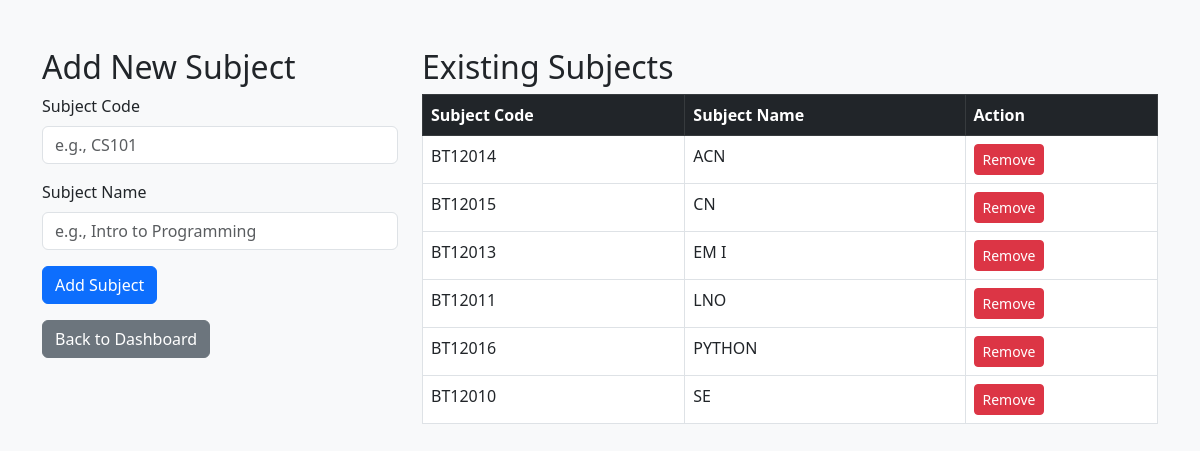
Screenshot of /admin/manage_subjects (signed in) with the database file from the repository.
### tables this page shows
CREATE TABLE subjects (
        subject_id INTEGER PRIMARY KEY AUTOINCREMENT,
        subject_code TEXT UNIQUE NOT NULL,
        subject_name TEXT NOT NULL
    );

### admin.py (the view, shortened to what this page needs)
@admin_bp.route("/manage_subjects", methods=["GET", "POST"])
@login_required
def admin_manage_subjects():
    subjects = get_all_subjects()
    return render_template("manage_subjects.html", subjects=subjects)

### admin.py (called while the page is built)
def login_required(f):
    from functools import wraps
    @wraps(f)
    def decorated(*args, **kwargs):
        if "user_type" not in session or session["user_type"] != "admin":
            return redirect(url_for("auth.login"))
        return f(*args, **kwargs)
    return decorated

### db.py (called while the page is built)
def get_db_connection():
    conn = sqlite3.connect(DB_NAME)
    conn.row_factory = sqlite3.Row
    return conn

### models.py (called while the page is built)
def get_all_subjects():
    conn = get_db_connection()
    cur = conn.cursor()
    cur.execute("SELECT * FROM subjects ORDER BY subject_name")
    subjects = cur.fetchall()
    conn.close()
    return subjects

### templates/manage_subjects.html (shortened to what this page needs)
<!DOCTYPE html>
<html lang="en">
<head>
    <link href="https://cdn.jsdelivr.net/npm/bootstrap@5.3.0/dist/css/bootstrap.min.css" rel="stylesheet">
</head>
<body class="bg-light">
<div class="container mt-5">
    <div class="row">
        <div class="col-md-4">
            <h2>Add New Subject</h2>
            <form method="post" action="{{ url_for('admin.admin_manage_subjects') }}">
                <div class="mb-3">
                    <label class="form-label">Subject Code</label>
                    <input type="text" name="subject_code" class="form-control" placeholder="e.g., CS101" required>
                </div>
                <div class="mb-3">
                    <label class="form-label">Subject Name</label>
                    <input type="text" name="subject_name" class="form-control" placeholder="e.g., Intro to Programming" required>
                </div>
                <button type="submit" class="btn btn-primary">Add Subject</button>
            </form>
            <a href="{{ url_for('admin.admin_dashboard') }}" class="btn btn-secondary mt-3">Back to Dashboard</a>
        </div>
        <div class="col-md-8">
            <h2>Existing Subjects</h2>
            <table class="table table-bordered table-hover">
                <thead class="table-dark">
                    <tr>
                        <th>Subject Code</th>
                        <th>Subject Name</th>
                        <th>Action</th>
                    </tr>
                </thead>
                <tbody>
                    {% for subject in subjects %}
                    <tr>
                        <td>{{ subject['subject_code'] }}</td>
                        <td>{{ subject['subject_name'] }}</td>
                        <td>
                            <form method="post" action="{{ url_for('admin.admin_remove_subject', subject_id=subject['subject_id']) }}" style="display:inline;"
                                  onsubmit="return confirm('Are you sure? This will remove all allocations and attendance data for this subject.');">
                                <button type="submit" class="btn btn-danger btn-sm">Remove</button>
                            </form>
                        </td>
                    </tr>
                    {% else %}
                    <tr>
                        <td colspan="3" class="text-center">No subjects found.</td>
                    </tr>
                    {% endfor %}
                </tbody>
            </table>
        </div>
    </div>
</div>
</body>
</html>

### rows the page displays
subjects: subject_code "BT12014", subject_name "ACN"
subjects: subject_code "BT12015", subject_name "CN"
subjects: subject_code "BT12013", subject_name "EM I"
subjects: subject_code "BT12011", subject_name "LNO"
subjects: subject_code "BT12016", subject_name "PYTHON"
subjects: subject_code "BT12010", subject_name "SE"
